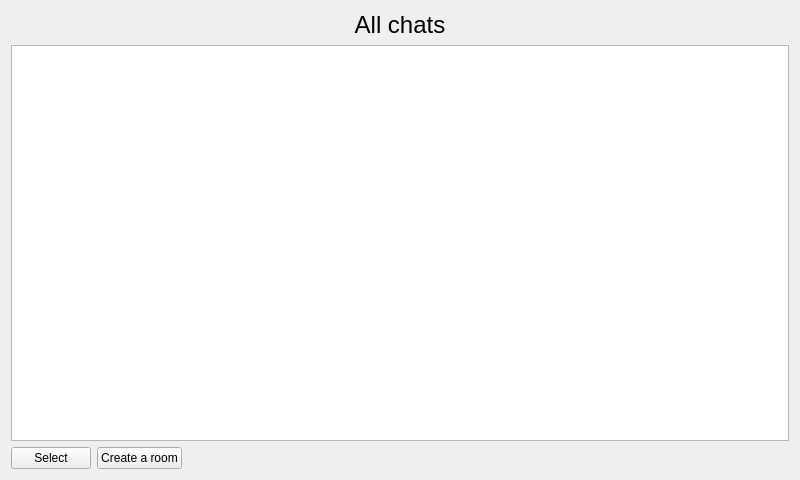
<?xml version="1.0" encoding="UTF-8"?>
<ui version="4.0">
 <class>MainPage</class>
 <widget class="QWidget" name="MainPage">
  <property name="geometry">
   <rect>
    <x>0</x>
    <y>0</y>
    <width>800</width>
    <height>480</height>
   </rect>
  </property>
  <property name="windowTitle">
   <string>Form</string>
  </property>
  <layout class="QVBoxLayout" name="verticalLayout">
   <item>
    <widget class="QLabel" name="label">
     <property name="styleSheet">
      <string notr="true">font-size:24px;</string>
     </property>
     <property name="text">
      <string>All chats</string>
     </property>
     <property name="alignment">
      <set>Qt::AlignCenter</set>
     </property>
    </widget>
   </item>
   <item>
    <widget class="QListWidget" name="listWidget">
     <property name="enabled">
      <bool>true</bool>
     </property>
     <property name="styleSheet">
      <string notr="true">font-size: 20px;</string>
     </property>
     <property name="uniformItemSizes">
      <bool>false</bool>
     </property>
     <property name="sortingEnabled">
      <bool>false</bool>
     </property>
    </widget>
   </item>
   <item>
    <layout class="QHBoxLayout" name="horizontalLayout">
     <item>
      <widget class="QPushButton" name="selectButton">
       <property name="text">
        <string>Select</string>
       </property>
      </widget>
     </item>
     <item>
      <widget class="QPushButton" name="createButton">
       <property name="text">
        <string>Create a room</string>
       </property>
      </widget>
     </item>
     <item>
      <spacer name="horizontalSpacer">
       <property name="orientation">
        <enum>Qt::Horizontal</enum>
       </property>
       <property name="sizeHint" stdset="0">
        <size>
         <width>40</width>
         <height>20</height>
        </size>
       </property>
      </spacer>
     </item>
    </layout>
   </item>
  </layout>
 </widget>
 <resources/>
 <connections/>
</ui>
